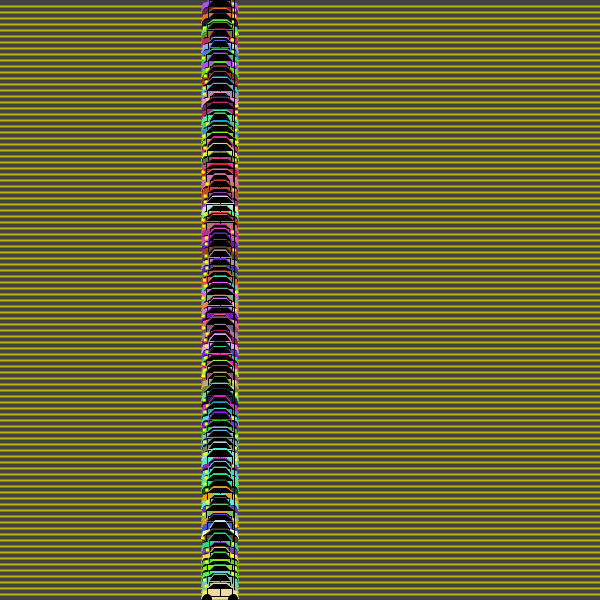
Frame 1 (no input)
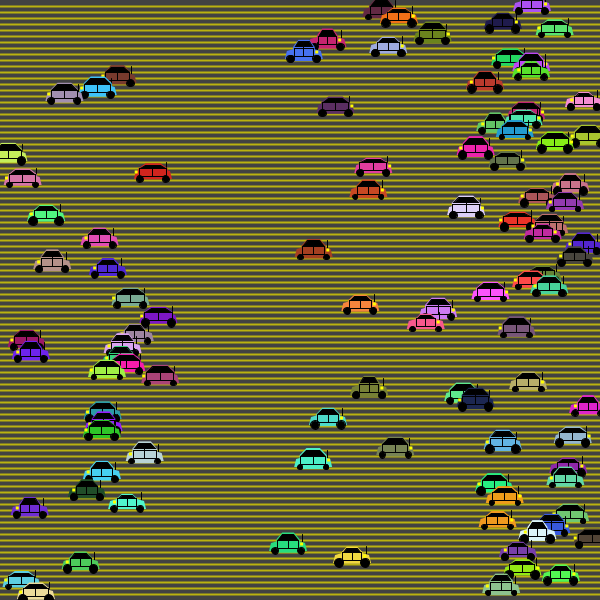
Frame 60 (the mouse pressed at the canvas centre just before this capture)
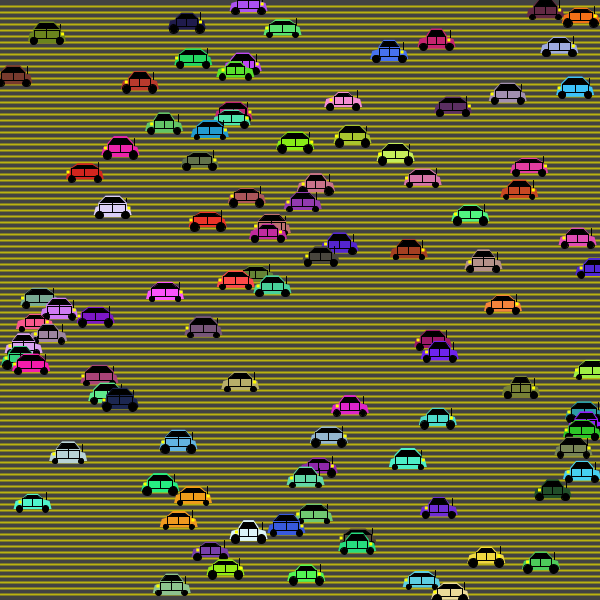
Frame 120 (the mouse held since frame 60 and released just before this capture)

The Processing sketch that drew these frames (run headless with seeded random() and noise(); from frame 60 on, the mouse is pressed at the canvas centre):

// Processing sketch: carProject
// ── carProject.pde
//Kanishka Ragula
//Car Assignment Intro To Object
Car[] cars;
int index;
void setup() {
  size(600, 600);
  index = height/6;
  cars = new Car[index];
  for (int i = 1; i < index; i++) {
    cars[i] = new Car(220, 6*i);
  }
}

void draw() {
  background(66,66,66);
  for (int i = 1; i < index; i++){
    strokeWeight(2);
    stroke(187,178,15);
    line(0, i*6, width, i*6);
    strokeWeight(1);
  }
  for (int i = 1; i < index; i++) {
    cars[i].display();
    cars[i].drive();
  }
}
// ── Car.pde
//Class Name
class Car {
  //Member Variables
  color c;
  float xpos;
  float ypos;
  float xspeed;
  float direction;
  float carWidth;
  float carHeight;
  float tireSize;

  //Class Constructor
  Car(float tempXpos, float tempYpos) {
    c = color(random(20, 255), random(20, 255), random(20, 255));
    xpos = tempXpos;
    ypos = tempYpos;
    direction = random(0, 3);
    xspeed = random(1, 6);
    carWidth = random(20, 30);
    carHeight = random(10, 15);
    if (direction>1) {
      xspeed = xspeed*-1;
    }
    tireSize = random(5, 9);
  }
  //Visibility Method
  void display() {
    rectMode(CENTER);
    fill(c);
    stroke(1);
    //Antennae
    line(xpos+14, ypos+3, xpos+14, ypos-12);
    //Car Body
    noStroke();
    rect(xpos, ypos, carWidth, carHeight);
    //Roof
    quad(xpos-carWidth/2, ypos-carHeight/2, xpos-carWidth/4, ypos-carHeight, xpos+carWidth/4, ypos-carHeight, xpos+carWidth/2, ypos-carHeight/2);
    //Bumpers
    quad(xpos+10, ypos-5, xpos+17, ypos-3, xpos+19, ypos+5, xpos+10, ypos+5);
    quad(xpos-10, ypos-5, xpos-17, ypos-3, xpos-19, ypos+5, xpos-10, ypos+5);
    stroke(1);
    //Windows
    fill(0);
    quad(xpos-carWidth/2+2, ypos-carHeight/2, xpos-carWidth/4, ypos-carHeight+2, xpos+carWidth/4, ypos-carHeight+2, xpos+carWidth/2-2, ypos-carHeight/2);
    fill(c);
    //Doors
    rect(xpos, ypos-2, carWidth-2, 8);
    line(xpos, ypos-carHeight+2, xpos, ypos+2);
    fill(0);
    //Tires
    ellipse(xpos-13, ypos+5, tireSize, tireSize);
    ellipse(xpos+13, ypos+5, tireSize, tireSize);
    //Headlights
    if (xspeed <0) {
      noStroke();
      fill(255, 255, 0);
      rect(xpos-carWidth/2-2, ypos-2, 3, 3);
    } else {
      noStroke();
      fill(255, 255, 0);
      rect(xpos+carWidth/2+2, ypos-2, 3, 3);
    }
  }
  //Behavior Method
  void drive() {
    xpos=xpos+xspeed;
    if (xpos > width) {
      xpos = 0;
    } else if (xpos<0) {
      xpos = width;
    }
  }
}
